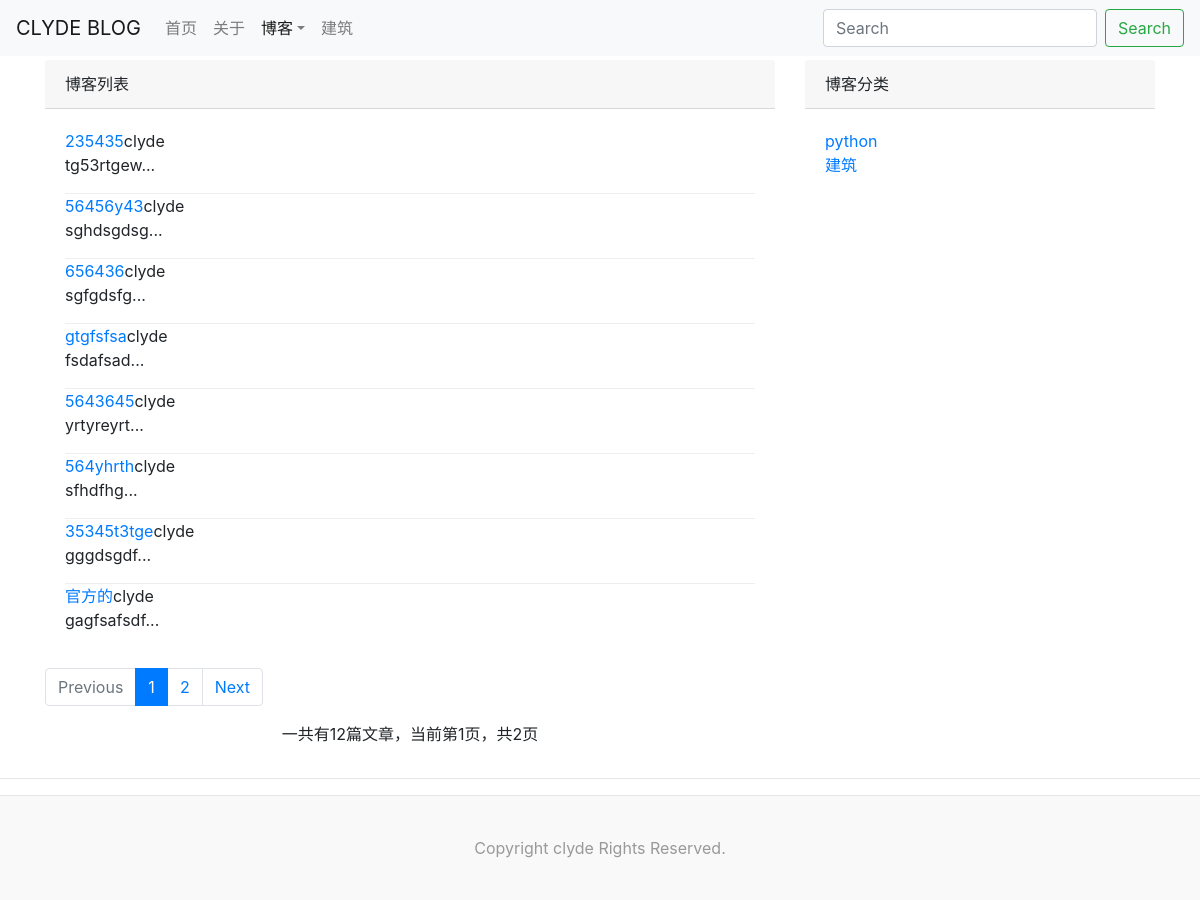
Screenshot of /blog/ with the database file from the repository.
### blog/models.py (models this page shows, shortened)
class Article(models.Model):
    title = models.CharField(max_length=70, verbose_name="标题")
    body = models.TextField(verbose_name="正文")
    created_time = models.DateTimeField(auto_now_add=True, verbose_name="创建日期")
    modified_time = models.DateTimeField(auto_now=True, verbose_name="修改日期")
    category = models.ForeignKey(Category,on_delete=models.CASCADE, verbose_name="分类")
    tag = models.ManyToManyField(Tag,blank=True, verbose_name="标签")
    author = models.ForeignKey(User, on_delete=models.CASCADE, verbose_name="作者")
    class Meta:
        verbose_name_plural = "文章"
        ordering = ['-created_time']

class Category(models.Model):
    name = models.CharField(max_length=30)
    text = models.CharField(max_length=120, blank=True, null=True)

### blog/views.py (the view)
# urls.py: path('', views.blog_list, name="blog_list"),
def blog_list(request):
    context = {}
    articles_all = Article.objects.all()
    paginator = Paginator(articles_all,settings.NUM_ARTICLE_PER_PAGE)#每8页分页
    page_num = request.GET.get('page',1)#get获取页码
    page = paginator.get_page(page_num)#当前页
    nav_page_range = [x for x in range(int(page_num)-2, int(page_num)+3) if 0 < x <= paginator.num_pages]#前后各2个。如果前面取到小于1就取1。后面取到最后页码就取最后页码
    if nav_page_range[0] != 1:
        nav_page_range.insert(0,1)
        if nav_page_range[1]-1>=2:
            nav_page_range.insert(1,'...')
    if nav_page_range[-1] != paginator.num_pages:
        nav_page_range.append(paginator.num_pages)
        if paginator.num_pages-nav_page_range[-2]>=2:
            nav_page_range.insert(-1,'...')
    categorys = Category.objects.all()
    context['articles'] = articles_all
    context['categorys'] = categorys
    context['page'] = page
    context['page_num'] = page_num
    context['nav_page_range'] = nav_page_range
    return render(request, "article_list.html", context)

### blog/templates/article_list.html (shortened to what this page needs)
{% extends "base.html" %}
{% block body %}
    <div class="container">
        <div class="row">
            <div class="col-xs-12 col-sm-8">
                <div class="card-header">博客列表</div>
                <div class="card-body">
                    <ul>
                    {% for i in page.object_list %}
                        <li class="blog">
                            <a href="{% url 'blog_article' i.id %}">{{i.title}}</a><span>{{i.author}}</span>
                            <p>{{ i.body|truncatechars_html:50 }}...</p>
                        </li>
                    {% empty %}
                        <li>暂无文章</li>
                    {% endfor %}
                    </ul>
                </div>
{% include 'nav_page.html' %}
            </div>
            <div class="d-none d-sm-block col-sm-4">
{% include 'righter.html' %}
            </div>
        </div>
    </div>
    <hr/>
{% endblock %}
{% block blog_active %}active{% endblock %}

### blog/templates/righter.html
                <div class="card-header">博客分类</div>
                <div class="card-body">
                    <ul>
                    {% for i in categorys %}
                        <li><a href="{% url 'blog_category' i.id %}">{{i.name}}</a></li>
                    {% empty %}
                        <li>暂无分类</li>
                    {% endfor %}
                    </ul>
                </div>

### static/css/clydeblog.css (style rules this page uses)
* { margin: 0;padding: 0; }
body { margin-top: 60px!important; }
li { list-style-type:none; }
li.blog:not(:last-child) { border-bottom: 1px solid #eee }

### rows the page displays
Article: title "235435", author "clyde", body "tg53rtgew"
Article: title "56456y43", author "clyde", body "sghdsgdsg"
Article: title "656436", author "clyde", body "sgfgdsfg"
Article: title "gtgfsfsa", author "clyde", body "fsdafsad"
Article: title "5643645", author "clyde", body "yrtyreyrt"
Article: title "564yhrth", author "clyde", body "sfhdfhg"
Article: title "35345t3tge", author "clyde", body "gggdsgdf"
Article: title "官方的", author "clyde", body "gagfsafsdf"
Category: name "python"
Category: name "建筑"

### other values shown
{{ i }} "1"
{{ i }} "2"
{{ page.paginator.count }} "12"
{{ page.number }} "1"
{{ page.paginator.num_pages }} "2"
